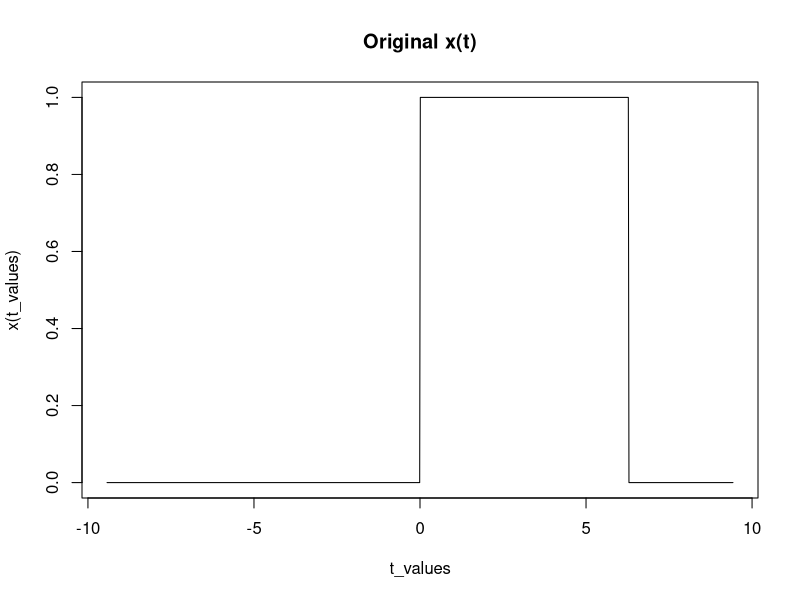
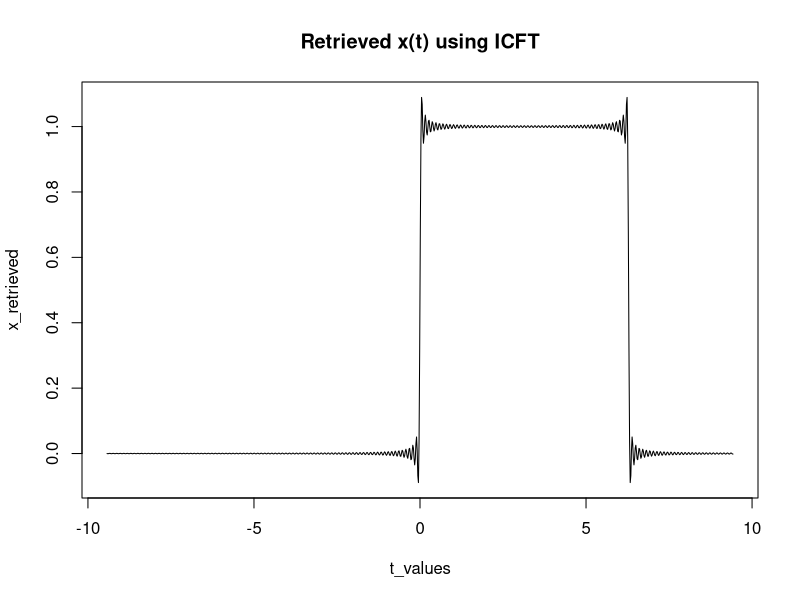
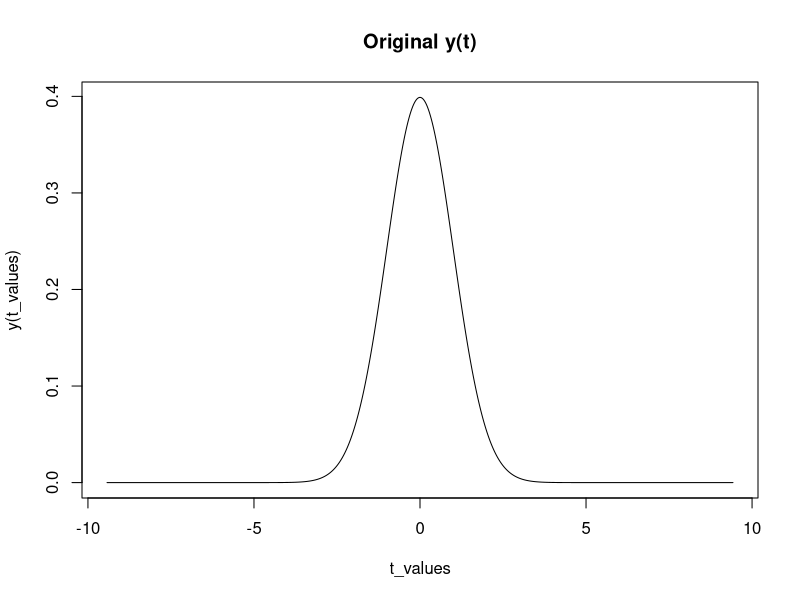
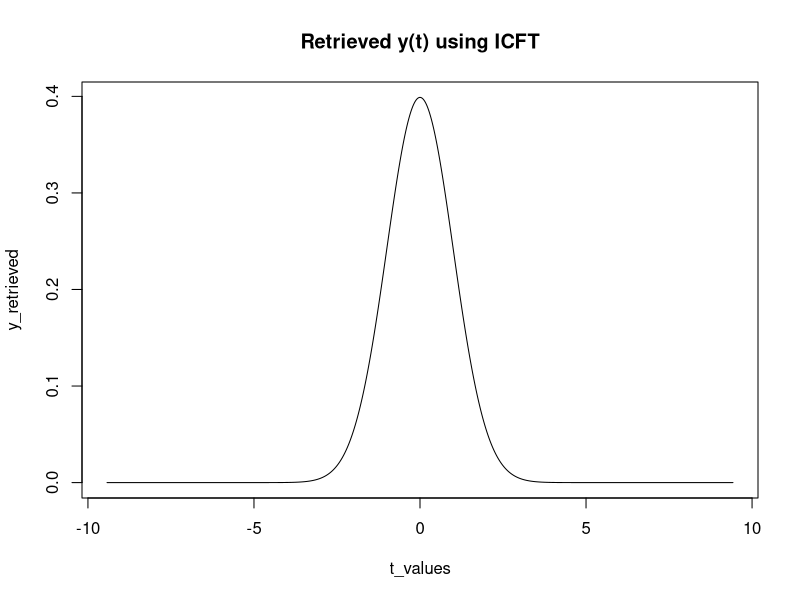
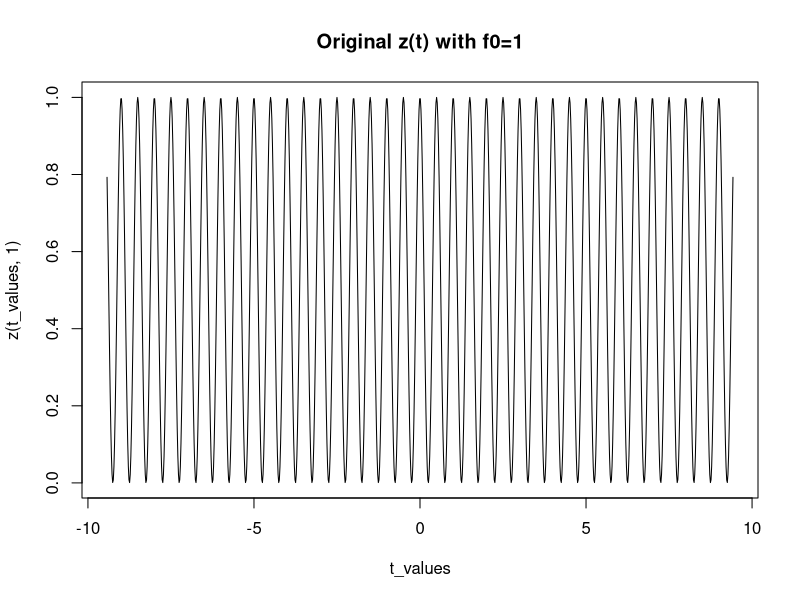
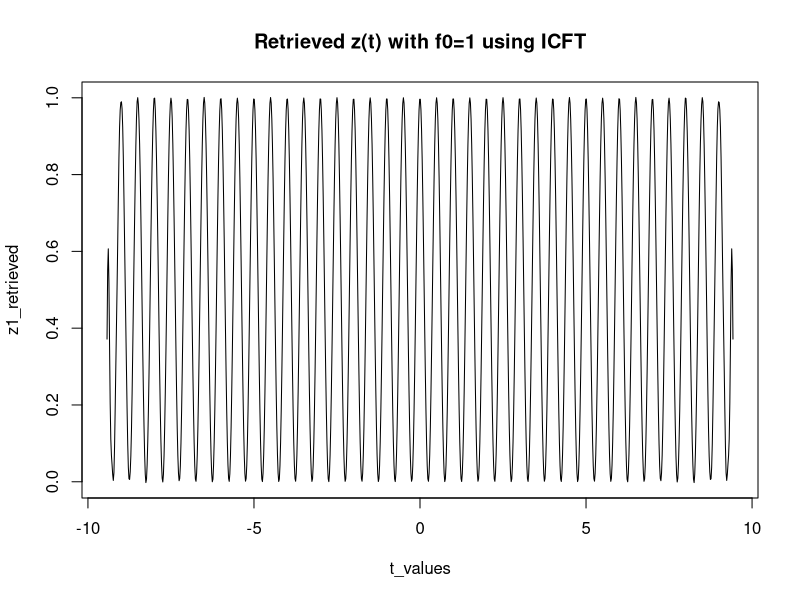
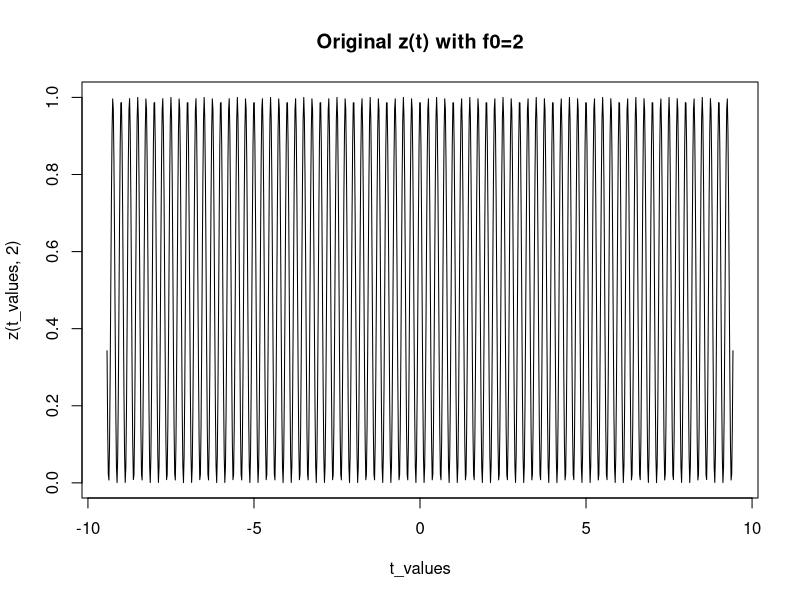
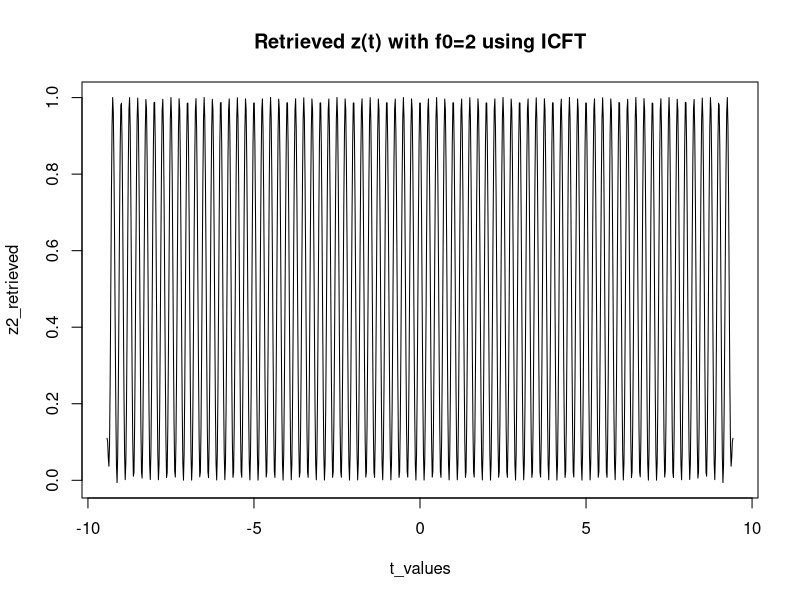

The R script that drew these images, in order:
# Libraries
library(pracma)
par(mfrow=c(1, 1), mar=c(5, 4, 4, 2) + 0.1)

# Define the rect function
rect <- function(u) {
  ifelse(abs(u) <= 0.5, 1, 0)
}

# Define x(t)
x <- function(t) {
  sapply(t, function(ti) rect((ti - pi) / (2 * pi)))
}

# Define y(t)
y <- function(t) {
  (1/sqrt(2*pi)) * exp(-t^2/2)
}

# Define z(t) for various f0 values
z <- function(t, f0) {
  cos(2 * pi * f0 * t)^2
}

# Continuous Fourier Transform (CFT)
cft <- function(signal, t_values, f) {
  transform_values <- numeric(length(f))
  
  for(j in 1:length(f)) {
    freq <- f[j]
    integrand <- signal(t_values) * exp(-1i * 2 * pi * freq * t_values)
    transform_values[j] <- trapz(t_values, integrand)
    #trapz ?
  }
  
  return(transform_values)
}

# Inverse Continuous Fourier Transform (ICFT)
icft <- function(X_f, f_values, t) {
  signal_values <- numeric(length(t))
  
  for(j in 1:length(t)) {
    time <- t[j]
    integrand <- X_f * exp(1i * 2 * pi * f_values * time)
    signal_values[j] <- trapz(f_values, integrand)
  }
  
  return(Re(signal_values))
}

# Time and frequency values
t_values <- seq(-3*pi, 3*pi, length.out=1000)
f_values <- seq(-3*pi, 3*pi, length.out=1000)

# Compute CFT for the signals
X_f_x <- cft(x, t_values, f_values)
X_f_y <- cft(y, t_values, f_values)
X_f_z1 <- cft(function(t) z(t, 1), t_values, f_values)
X_f_z2 <- cft(function(t) z(t, 2), t_values, f_values)
X_f_z3 <- cft(function(t) z(t, 3), t_values, f_values)

# Retrieve signals using ICFT
x_retrieved <- icft(X_f_x, f_values, t_values)
y_retrieved <- icft(X_f_y, f_values, t_values)
z1_retrieved <- icft(X_f_z1, f_values, t_values)
z2_retrieved <- icft(X_f_z2, f_values, t_values)
z3_retrieved <- icft(X_f_z3, f_values, t_values)

# Plot the original and retrieved signals
plot(t_values, x(t_values), type='l', main='Original x(t)')
plot(t_values, x_retrieved, type='l', main='Retrieved x(t) using ICFT')

plot(t_values, y(t_values), type='l', main='Original y(t)')
plot(t_values, y_retrieved, type='l', main='Retrieved y(t) using ICFT')

plot(t_values, z(t_values, 1), type='l', main='Original z(t) with f0=1')
plot(t_values, z1_retrieved, type='l', main='Retrieved z(t) with f0=1 using ICFT')

plot(t_values, z(t_values, 2), type='l', main='Original z(t) with f0=2')
plot(t_values, z2_retrieved, type='l', main='Retrieved z(t) with f0=2 using ICFT')

plot(t_values, z(t_values, 3), type='l', main='Original z(t) with f0=3')
plot(t_values, z3_retrieved, type='l', main='Retrieved z(t) with f0=3 using ICFT')


# Function to plot amplitude and phase spectra
plot_spectra <- function(f, X_f, title) {
  # Amplitude spectrum
  plot(f, Mod(X_f), type='l', main=paste('Amplitude Spectrum of', title), xlab='Frequency (Hz)', ylab='Amplitude')
  
  # Phase spectrum
  plot(f, Arg(X_f), type='l', main=paste('Phase Spectrum of', title), xlab='Frequency (Hz)', ylab='Phase (Radians)')
}

# Plot amplitude and phase spectra for x(t)
plot_spectra(f_values, X_f_x, 'x(t)')

# Plot amplitude and phase spectra for y(t)
plot_spectra(f_values, X_f_y, 'y(t)')

# Plot amplitude and phase spectra for z(t) with f0=1
plot_spectra(f_values, X_f_z1, 'z(t) with f0=1')

# Plot amplitude and phase spectra for z(t) with f0=2
plot_spectra(f_values, X_f_z2, 'z(t) with f0=2')

# Plot amplitude and phase spectra for z(t) with f0=3
plot_spectra(f_values, X_f_z3, 'z(t) with f0=3')


# Define X(f)
X <- function(f) {
  1 / (1 + f^2)
}

# Compute ICFT to get x(t) from X(f)
x_from_Xf <- icft(sapply(f_values, X), f_values, t_values)

# Plot x(t) retrieved from X(f)
plot(t_values, x_from_Xf, type='l', main='x(t) retrieved from X(f)', xlab='Time (t)', ylab='Amplitude')
